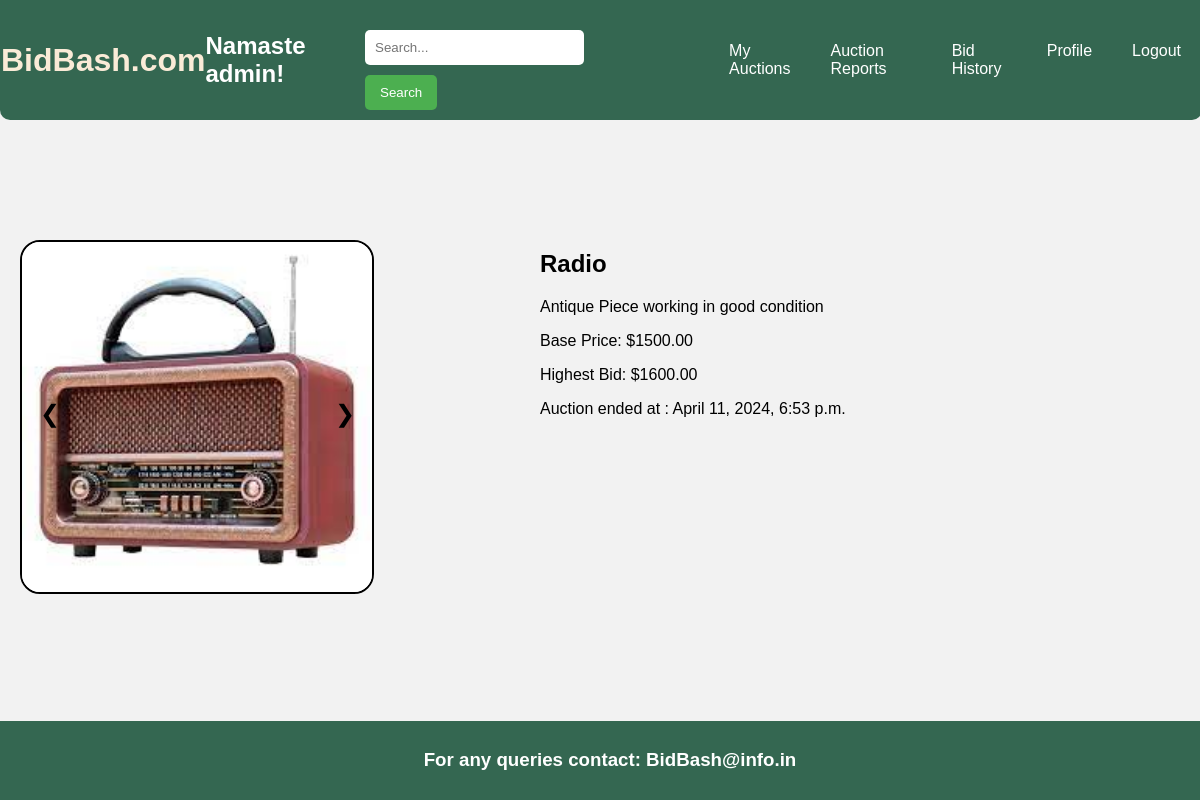
Page /item/10/ (signed in) on the committed database.
### myapp/models.py (models this page shows, shortened)
class User(AbstractUser):
    contact_no = models.IntegerField(null=True)
    email = models.EmailField(max_length=254)
    first_name = models.CharField(max_length=30)
    last_name = models.CharField(max_length=30)

class Image(models.Model):
    item = models.ForeignKey(AuctionItem, on_delete=models.CASCADE)
    image = models.ImageField(upload_to='images/')

class AuctionItem(models.Model):
    name = models.CharField(max_length=100)
    description = models.TextField()
    category = models.CharField(max_length=100)
    seller = models.ForeignKey(User, on_delete=models.CASCADE)
    base_price = models.DecimalField(max_digits=10, decimal_places=2)
    start_time = models.DateTimeField()
    end_time = models.DateTimeField()
    highest_bid = models.DecimalField(max_digits=10, decimal_places=2, default=0)  # Set default value

### myapp/views.py (the view)
# urls.py: path('item/<int:item_id>/', views.item, name='item'),
def item(request, item_id):
    item = get_object_or_404(AuctionItem, pk=item_id)
    images = Image.objects.filter(item=item)
    current_time = timezone.now()
    return render(request, 'UserSide/show.html', {'item': item, 'images': images, 'current_time': current_time})  # Pass images to the template

### templates/UserSide/show.html (shortened to what this page needs)
{% extends 'UserSide/base.html' %}
{% load static %}
{% block body %}
    {% if user.is_authenticated %}
                <div class="product-showcase">
                    <div class="product-images" style="position: relative; overflow: hidden; max-width:500px">
                        <div id="carousel" class="carousel" style="display: flex; transition: transform 10000s ease;">
                            {% for image in images %}
                            <div class="slide" style="flex: 0 0 auto; width: 100%;">
                                <img src="{{ image.image.url }}" alt="Product Image" class="carousel-image" style="max-width: 350px; height: auto; max-height: 470px; border-radius: 20px; border: 2px solid black;">
                            </div>
                            {% endfor %}
                            <button id="prevBtn" class="prev" onclick="moveSlide(-1)" style="position: absolute; top: 50%; left: 10px; transform: translateY(-50%); background-color: transparent; color: black; border: none; cursor: pointer; font-size: 24px; z-index: 1;">❮</button>
                            <button id="nextBtn" class="next" onclick="moveSlide(1)" style="position: absolute; top: 50%; left: calc(100% - 350px); transform: translateY(-50%); background-color: transparent; color: black; border: none; cursor: pointer; font-size: 24px; z-index: 1;">❯</button>
                        </div>
                    </div>
                    <div class="product-details">
                        <h2 class="product-name">{{ item.name }}</h2>
                        <p class="description">{{ item.description }}</p>
                        <p class="base-price">Base Price: ${{ item.base_price }}</p>
                        <p class="highest-bid">Highest Bid: ${{ item.highest_bid }}</p>
                        {% if current_time < item.start_time %}
                            <p>Auction will start at : {{ item.start_time }}</p>
                        {% else %}
                            {% if current_time > item.end_time %}
                                <p>Auction ended at : {{ item.end_time }}</p>
                            {% endif %}
                     </div>
                </div>
            </div>
        {% endif %}
    {% else %}
        <script type="text/javascript">
            window.location.href = "{% url 'login' %}";
        </script>
    {% endif %}
{% endblock %}

### templates/UserSide/base.html (shortened to what this page needs)
<!DOCTYPE html>
<html lang="en">
<head>
    {% load static %}
    <link rel="stylesheet" href="{% static 'styles.css' %}">
</head>
<body>
    <header>
        <a href="{% url 'home' %}" style="text-decoration:none; color: antiquewhite;"><h1>BidBash.com</h1></a>
        {% if user.is_authenticated %}
        <h2>Namaste {{ user.username }}!</h2>
        {% endif %}
        <div class="search-bar">
            <form action="{% url 'search_products' %}" method="GET">
                <input type="text" name="q" placeholder="Search...">
                <button type="submit">Search</button>
            </form>
        </div>
        <div class="menu">
            <a class="menu-icon" href="{% url 'my_auctions' %}">My Auctions</a>
            <a class="menu-icon" href="{% url 'auction_reports' %}">Auction Reports</a>
            <a class="menu-icon" href="{% url 'bid_history' %}">Bid History</a>
            <a class="menu-icon" href="{% url 'profile' %}">Profile</a>
            <a class="menu-icon" href="{% url 'logout' %}">Logout</a>
        </div>
    </header>
    <div class="content">
        {% block body %}
        {% endblock body %}
    <footer>
        <h3>For any queries contact: BidBash@info.in</h3>
    </footer>
</body>
</html>

### static/styles.css (style rules this page uses)
body { font-family: Arial, sans-serif; margin: 0; padding: 0; background-color: #f2f2f2; min-height: 100vh; position: relative; }
header { background-color: #346751; color: #fff; border-radius: 0 0 10px 10px; padding: 10px 1px; display: flex; justify-content: space-between; align-items: center; position: fixed; top: 0; left: 0; width: 100%; z-index: 1000; }
.content { padding-top: 150px; padding-bottom: 60px; }
.search-bar { display: flex; width: 400px; }
.search-bar input[type="text"] { padding: 10px; width: 70%; border: none; border-radius: 5px; margin-right: 10px; }
.search-bar button { padding: 10px 15px; background-color: #4CAF50; color: white; border: none; border-radius: 5px; cursor: pointer; }
.menu { display: flex; }
.menu-icon { text-decoration: none; margin-left: 20px; margin-right: 20px; color: #fff; }
footer { position: absolute; bottom: 0; width: 100%; background-color: #346751; color: #fff; padding: 10px; text-align: center; }
.slide { min-width: 1520px; }
img { margin-top: 10px; width: 100%; height: 50%; border-radius: 20px; }
.prev, .next { position: absolute; top: 40%; transform: translateY(-50%); background-color: rgba(253, 253, 253, 0.5); color: white; border: 4px black; border-radius: 40%; cursor: pointer; padding: 10px; z-index: 1; }
.prev { left: 0; }
.next { right: 0; }
.product-name { font-weight: bold; }
.base-price { margin-top: 5px; }
.product-showcase { display: flex; margin-top: 60px; padding: 20px; }
.product-details { flex: 2; padding-left: 20px; }
.description { margin-top: 10px; }
.base-price, .highest-bid { margin-top: 10px; }
form { margin-top: 20px; }
input[type="email"], input[type="text"] { width: 100%; padding: 10px; margin-bottom: 10px; border: 1px solid #ccc; border-radius: 5px; }
button { padding: 10px 20px; background-color: #4CAF50; color: #fff; border: none; border-radius: 5px; cursor: pointer; }

### rows in the picture
User: username "admin"
Image: image (picture)
AuctionItem: name "Radio", description "Antique Piece working in good condition", base_price "1500.00", highest_bid "1600.00", end_time "April 11, 2024, 6:53 p.m."
